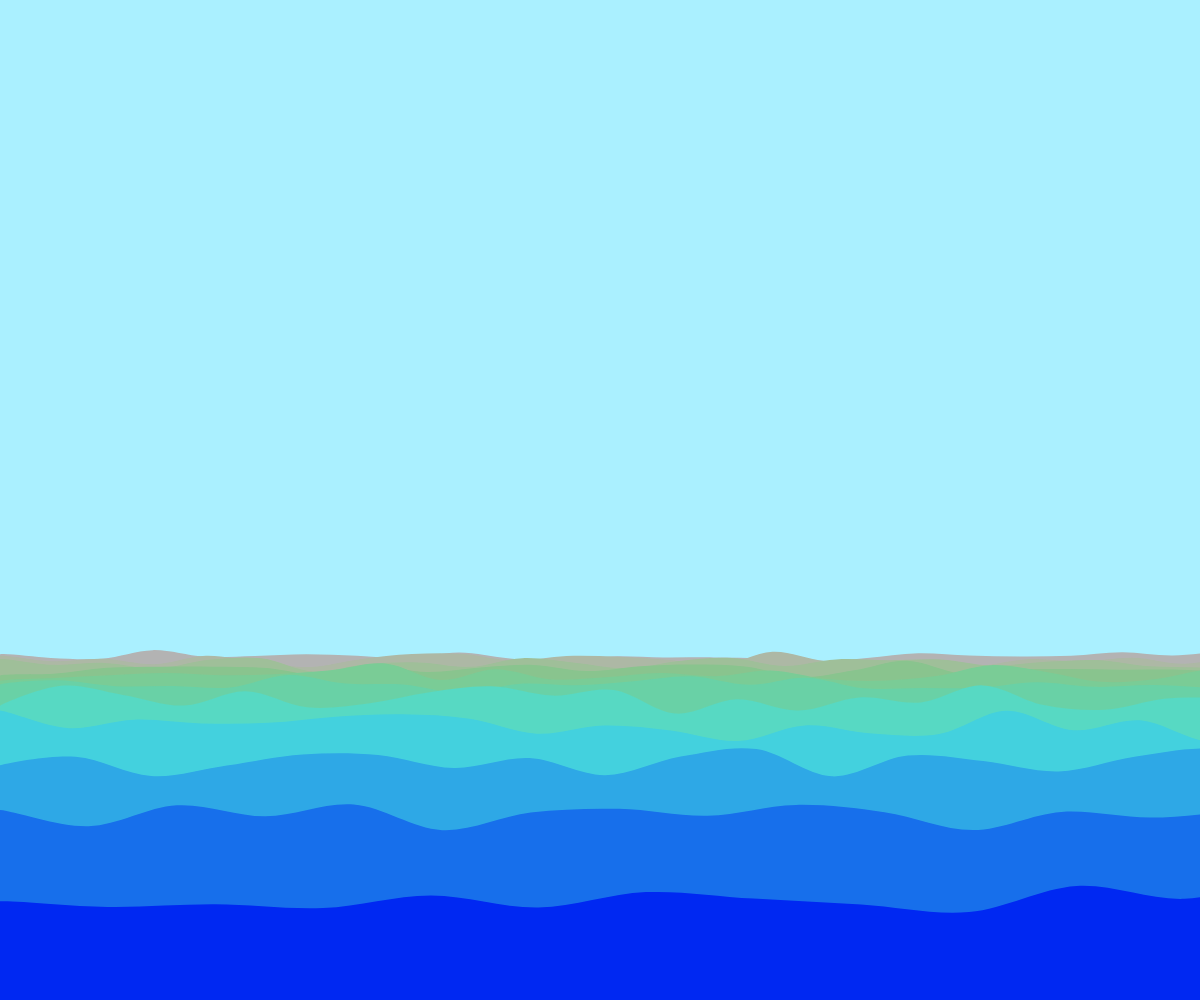
Frame 1 (no input)
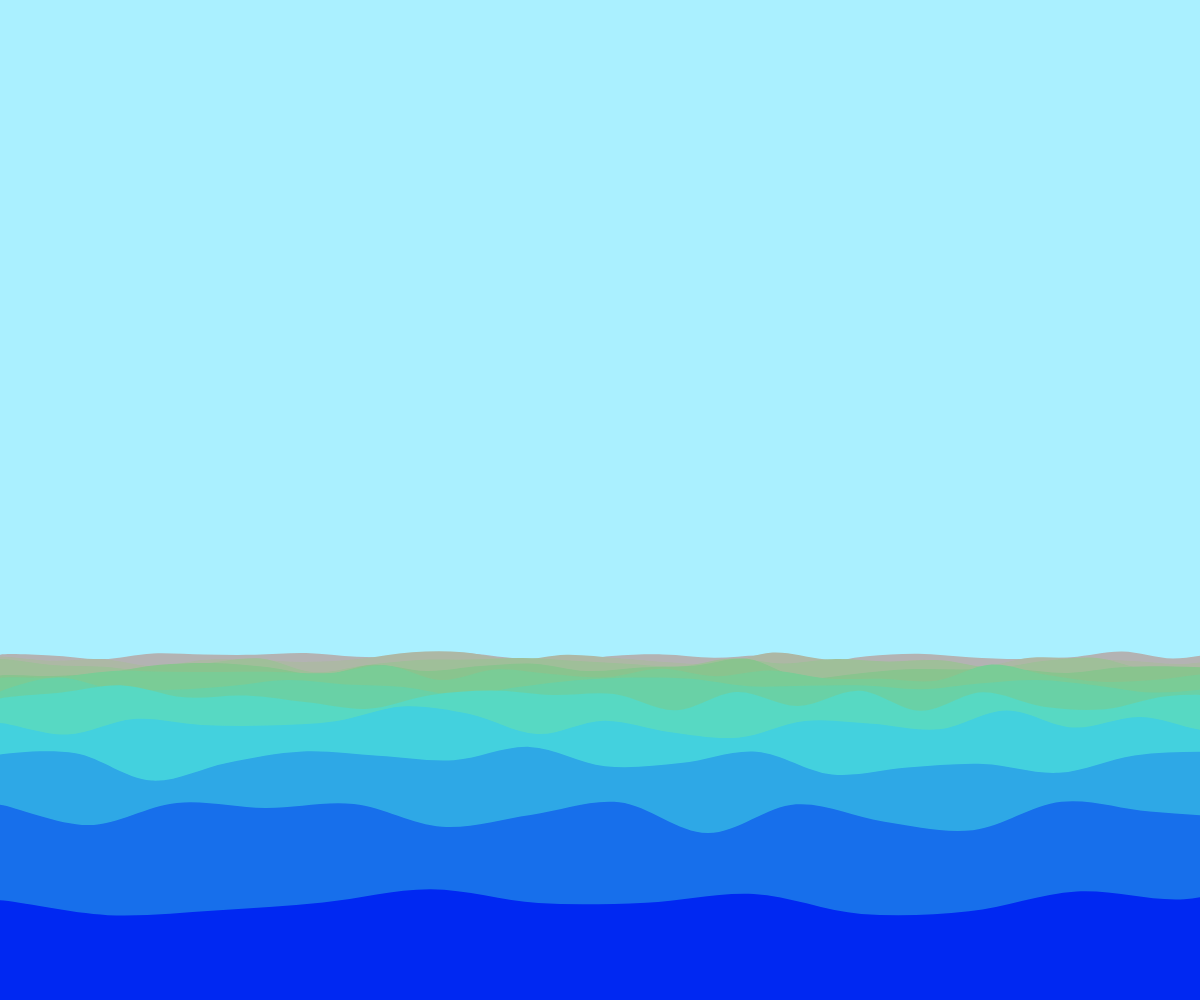
Frame 60 (no input)
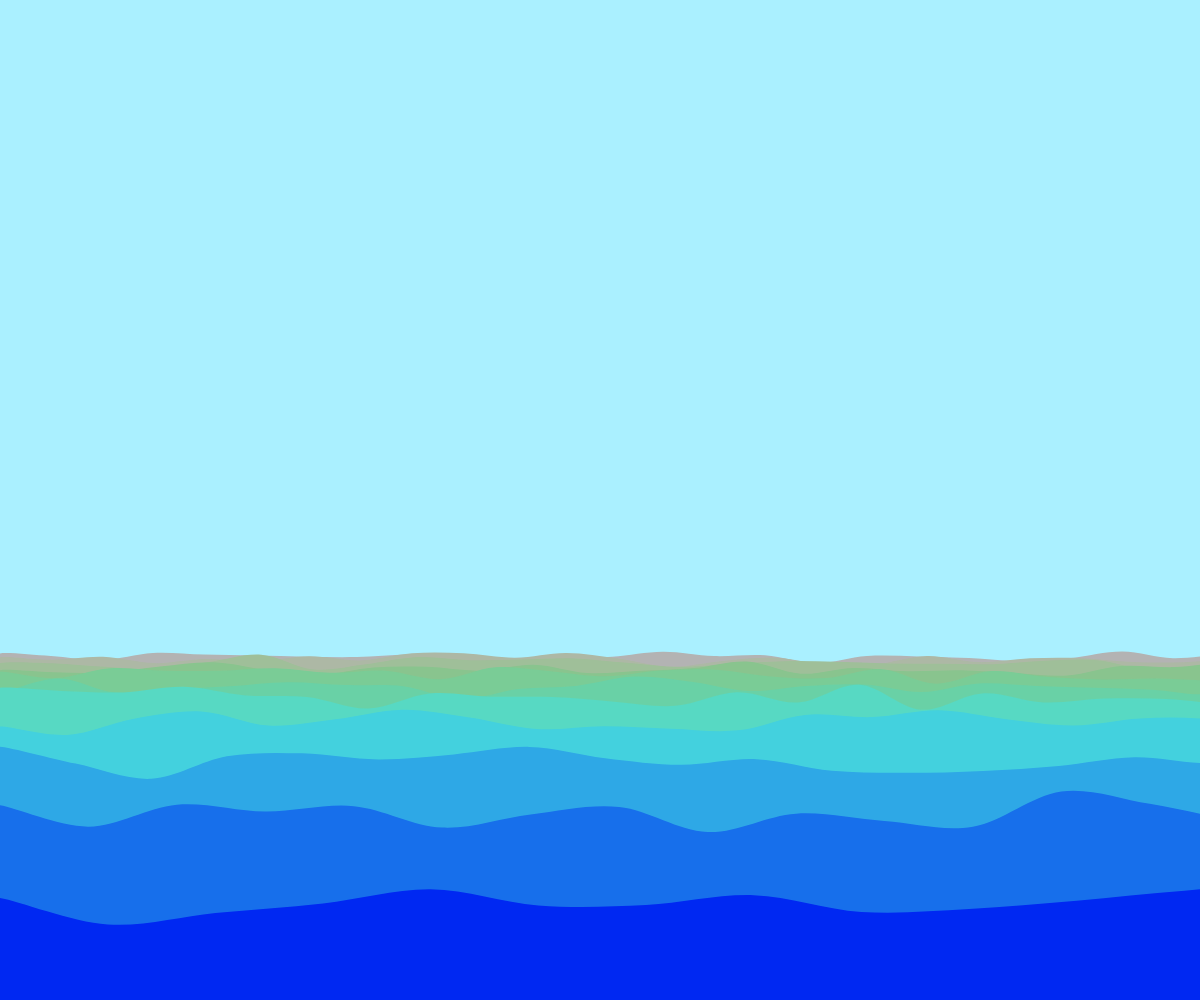
Frame 120 (the mouse pressed at the canvas centre since frame 60)

The p5.js sketch that drew these frames (run headless with seeded random() and noise() and a simulated clock; from frame 60 on, the mouse is pressed at the canvas centre):

// p5.js sketch
// ── sketch.js
var width;
var height;
var curves;
var waveLayers = 13;
var t=[];
var initialY;
var skyColor;


function setup() {
    width = windowWidth;
    height = windowHeight;
    initialY = int(height*(2/3));
    createCanvas(width, height);
    curves = int(width/50);
    skyColor = color(170, 240, 255);
    create2DNoiseList();
    background(skyColor);
    console.log(curves +',' + t[0].length);
    
}

function createNoiseList(){
    var pointList = [];
    for (i = 0; i < 40 +1; i++) {
        append(pointList, random(0, 500));
    }
    return pointList;
}

function create2DNoiseList() {
    for (var i = 0; i<waveLayers; i++){
        append(t, createNoiseList());
    }
}

function fillColor(z){
    //color progression of the waves
    //z=0 is the furthest in space
    var hue = 15*z + 80;
    var saturation = 10 * (z);
    var brightness = 70 + (z*2.5);
    var hsbString='hsb('+str(hue)+','+str(saturation)+'%,'+str(brightness)+'%)';
    return color(hsbString);
}

function drawOcean(){
    var yOffset = 2;
    var yPower = 20;
    var xDist = width/curves;
    var xDistOffset = 1;
    var x, y;
    for (var z = 0; z < waveLayers; z++){
        
        beginShape();
        fill(fillColor(z));
        curveVertex(0, height);
        curveVertex(0, height);
        for (var i = 0; i < curves + 1; i++) {
            strokeWeight(0);
            x = (xDist+xDistOffset) * i;
            //initalY is portion of the screen the waves will cover,
            //yOffset is the change between each individual wave
            y = initialY + yOffset +(yPower * noise(t[z][i]));
            if (i==0){curveVertex(x, y + 10);}
            curveVertex(x, y);
            // strokeWeight(5);
            // point(x, y);
            t[z][i] += .005;
            
        }
        // strokeWeight(1);
        curveVertex(x, y);
        curveVertex(x, height);
        curveVertex(x, height);
        endShape();
        yOffset*=1.1 + 0.5 ;
        yPower*= 1.15;
        xDistOffset*=1.5;
    }
}

function draw() {
    if (width != windowWidth || height != windowHeight){
        width = windowWidth;
        height = windowHeight;
        createCanvas(width, height);
        curves = int(width/50);
    }
    
        
    background(skyColor);
    drawOcean();
    
}
// ── sketch (hsb:rgb).js
var width;
var height;
var curves;
var waveLayers = 13;
var t=[];
var initialY;
var skyColor;


function setup() {
    width = windowWidth;
    height = windowHeight;
    initialY = int(height*(2/3));
    var cnv = createCanvas(width, height);
    cnv.parent('myContainer');
    
    curves = int(width/50);
    skyColor = color(170, 240, 255);
    create2DNoiseList();
    background(skyColor);
    console.log(curves +',' + t[0].length);
    
}



function createNoiseList(){
    var pointList = [];
    for (i = 0; i < 40 +1; i++) {
        append(pointList, random(0, 500));
    }
    return pointList;
}

function create2DNoiseList() {
    for (var i = 0; i<waveLayers; i++){
        append(t, createNoiseList());
    }
}
var color2 = {
    'r': 10,
    'g': 45,
    'b': 250
}

var color1 = {
    'r': 224,
    'g': 140,
    'b': 163
}

var twean = {
    'r': 0,
    'g': 0,
    'b': 0
}



function fillColor(z){
    //color progression of the waves
    //z=0 is the furthest in space
    var hue = 20*z + 80;
    var saturation = 8 * (z);
    var brightness = 70 + (z*2.5);
    var hsbString='hsb('+str(hue)+','+str(saturation)+'%,'+str(brightness)+'%)';

    twean.r = (color1.r + (color2.r - color1.r)* (z/waveLayers) + (noise(t[z][1]) *40)  );
    twean.g = (color1.g + (color2.g - color1.g)* (z/waveLayers)  + (noise(t[z][1])*40) );
    twean.b = (color1.b + (color2.b - color1.b)* (z/waveLayers)  + (noise(t[z][1])*40) );

    var rgbString='rgb('+int(twean.r)+','+int(twean.g)+','+int(twean.b) +')';

    return color(rgbString);
}

function drawOcean(){
    var yOffset = 2;
    var yPower = 20;
    var xDist = width/curves;
    var xDistOffset = 1;
    var x, y;
    for (var z = 0; z < waveLayers; z++){
        
        beginShape();
        fill(fillColor(z));
        curveVertex(0, height);
        curveVertex(0, height);
        for (var i = 0; i < curves + 1; i++) {
            strokeWeight(0);
            x = (xDist+xDistOffset) * i;
            //initalY is portion of the screen the waves will cover,
            //yOffset is the change between each individual wave
            y = initialY + yOffset +(yPower * noise(t[z][i]));
            if (i==0){curveVertex(x, y + 10);}
            curveVertex(x, y);
            // strokeWeight(5);
            // point(x, y);
            t[z][i] += .005;
            
        }
        // strokeWeight(1);
        curveVertex(x, y);
        curveVertex(x, height);
        curveVertex(x, height);
        endShape();
        yOffset*=1.1 + 0.5 ;
        yPower*= 1.15;
        xDistOffset*=1.5;
    }
}

function draw() {
    if (width != windowWidth || height != windowHeight){
        width = windowWidth;
        height = windowHeight;
        createCanvas(width, height);
        curves = int(width/50);
    }
    
        
    background(skyColor);
    drawOcean();
    
}
// ── sketch-optimized.js
var width;
var height;
var curves;
var waveLayers = 11;
var t=[];
var oldTime = 0;
var initialY;

function RGB(r, g, b) {
    this.r = r;
    this.g = g;
    this.b = b;
}

var colorBlue = new RGB(10, 45, 250);
var colorBabyBlue = new RGB(71, 130, 224);
var colorDarkBlue = new RGB(28, 63, 119);
var colorSkyBlue = new RGB(170, 240, 255);
var colorLightBlue = new RGB(178, 210, 255);
var colorGreen = new RGB(50, 120, 100);
var colorNavy = new RGB(20, 60, 100);
var colorDarkGreen = new RGB(50, 100, 50);
var colorPurple = new RGB(177, 135, 188);
var colorOrange = new RGB(249, 204, 164);
var colorRed = new RGB(201, 92, 116);
var colorTeal = new RGB(76, 226, 239);
var colorLightYellow = new RGB(255, 240, 201);
var colorBlack = new RGB(3, 17, 40);
var colorTrueRed = new RGB(255, 0, 0);

var redList = [colorTrueRed, colorTrueRed, colorTrueRed, colorTrueRed]
var dayColorList = [colorBabyBlue, colorTeal, colorLightBlue, colorBlue];
var sunsetColorList = [colorRed, colorPurple, colorOrange, colorLightBlue];
var nightColorList = [colorDarkGreen, colorGreen, colorLightBlue, colorBlue];
var deepNightColorList = [colorNavy, colorDarkBlue, colorPurple, colorBlue];

var twoDColorLists = [deepNightColorList, dayColorList, sunsetColorList, nightColorList];
var colorList = [colorGreen, colorTeal, colorLightBlue, colorBlue];

var backgroundList = [colorLightBlue, colorSkyBlue];
var twoDBackgroundList = [[colorBlack, colorDarkBlue], [colorLightBlue, colorSkyBlue], [colorBabyBlue, colorLightYellow], [colorGreen, colorPurple]];



function createNoiseList(p){
    var pointList = [];
    for (var i = 0; i < 40 +1; i++) {
        p.append(pointList, p.random(0, 500));
    }
    return pointList;
}

function create2DNoiseList(p) {
    for (var i = 0; i<waveLayers; i++){
        p.append(t, createNoiseList(p));
    }
}

function getTwean(c1, c2, progress, z, p) {
    //progress is 0 to 1
    var twean = {
    'r': 0,
    'g': 0,
    'b': 0
}

    var noiseOffset = p.noise(t[z][1])*80 - 20;
    twean.r = c1.r + (c2.r - c1.r)* progress + noiseOffset;
    twean.g = c1.g + (c2.g - c1.g)* progress + noiseOffset;
    twean.b = c1.b + (c2.b - c1.b)* progress + noiseOffset;
    return twean;
}

function getListTwean(c1, c2, progress) {
    //progress is 0 to 1
    var twean = {
    'r': 0,
    'g': 0,
    'b': 0
}
    
    twean.r = c1.r + (c2.r - c1.r)* progress;
    twean.g = c1.g + (c2.g - c1.g)* progress;
    twean.b = c1.b + (c2.b - c1.b)* progress;
    return twean;
}

function updateList(progress, oceanTimeIndex, backgroundTimeIndex, p) {
    if (backgroundTimeIndex == twoDBackgroundList.length - 1){
        backgroundList[0] = getListTwean(twoDBackgroundList[backgroundTimeIndex][0], twoDBackgroundList[0][0], progress);
        backgroundList[1] = getListTwean(twoDBackgroundList[backgroundTimeIndex][1], twoDBackgroundList[0][1], progress);
    }
    else{
        backgroundList[0] = getListTwean(twoDBackgroundList[backgroundTimeIndex][0], twoDBackgroundList[backgroundTimeIndex+1][0], progress);
        backgroundList[1] = getListTwean(twoDBackgroundList[backgroundTimeIndex][1], twoDBackgroundList[backgroundTimeIndex+1][1], progress);
    }
    for (var i = 0; i < colorList.length; i++) {
        
        if (oceanTimeIndex == twoDColorLists.length - 1){
        //to fade from last index/list to first index/list
            colorList[i] = getListTwean(twoDColorLists[oceanTimeIndex][i], twoDColorLists[0][i], progress);
        }
        else {
            colorList[i] = getListTwean(twoDColorLists[oceanTimeIndex][i], twoDColorLists[oceanTimeIndex + 1][i], progress);
        }
    }
    
}

function getTimeProgress(p){
    // returns progress (0.0 - 1.0), the percentage between the lists in twoDColorLists
    var colorChangeSpeed = 500;
    return ((p.millis() / colorChangeSpeed) % 100) * .01;
    
}

function getTimeIndex(list, p){ 
    var colorChangeSpeed = 500;
    return p.int(((p.millis() / colorChangeSpeed) % (100 * list.length)) * .01);

}


function fillColor(z, p){
    //color progression of the waves
    //z=0 is the furthest in space
    var hue = 20*z + 80;
    var saturation = 8 * (z);
    var brightness = 70 + (z*2.5);
    var hsbString='hsb('+p.str(hue)+','+p.str(saturation)+'%,'+p.str(brightness)+'%)';

    var index = p.int(z*((colorList.length -1)/waveLayers)); //index in colorList to get twean of
    var progressIndex = z % (waveLayers/(colorList.length - 1));
    var progress = progressIndex / (waveLayers/(colorList.length-1));

    var newTwean = getTwean(colorList[index], colorList[index+1], progress, z, p);
    var rgbString='rgb('+p.int(newTwean.r)+','+p.int(newTwean.g)+','+p.int(newTwean.b) +')';
    return p.color(rgbString);
}

function drawOcean(p){
    var yOffset = 2;
    var yPower = 20;
    var xDist = width/curves;
    var xDistOffset = 1;
    var x, y;
    for (var z = 0; z < waveLayers; z++){
        
        p.beginShape();
        p.fill(fillColor(z, p));
        p.curveVertex(0, height);
        p.curveVertex(0, height);
        for (var i = 0; i < curves + 1; i++) {
            p.strokeWeight(0);
            x = (xDist+xDistOffset) * i;
            //initalY is portion of the screen the waves will cover,
            //yOffset is the change between each individual wave
            y = initialY + yOffset +(yPower * p.noise(t[z][i]));
            if (i==0){p.curveVertex(x, y + 10);}
            p.curveVertex(x, y);
            // strokeWeight(5);
            p.point(x, y);
            t[z][i] += (p.millis() - oldTime) / 4000
        }
        
        // strokeWeight(1);
        p.curveVertex(x, y);
        p.curveVertex(x, height);
        p.curveVertex(x, height);
        p.endShape();
        yOffset*=1.09 + 0.5 ;
        yPower*= 1.15;
        xDistOffset*=1.6;
    }
    oldTime = p.millis();
}

function drawBackgroundGradient(x, y, w, h, color1, color2, p){
    //refrences code from https://p5js.org/examples/color-linear-gradient.html
    var c1 = p.color(color1.r, color1.g, color1.b);
    var c2 = p.color(color2.r, color2.g, color2.b);
    p.strokeWeight(1);
    for (var i = y; i <= y+h; i++) {
      var inter = p.map(i, y, y+h, 0, 1);
      var c = p.lerpColor(c1, c2, inter);
      p.stroke(c);
      p.line(x, i, x+w, i);
    }
}

function p1Draw(p) {
    if (width != p.windowWidth || height != p.windowHeight){
        width = p.windowWidth;
        height = p.windowHeight;
        var cnv = p.createCanvas(width, height);
        // cnv.parent('home-sketch');
        curves = p.int(width/50);
    }
    
    var oceanTimeIndex = getTimeIndex(twoDColorLists, p);
    var backgroundTimeIndex = getTimeIndex(twoDBackgroundList, p);
    var timeProgress = getTimeProgress(p);
    updateList(timeProgress, oceanTimeIndex, backgroundTimeIndex, p);
    if (p.millis() > oldTime +40){
        // p.print(p.millis()/100);
        drawBackgroundGradient(0, 0, width, initialY+ 80, backgroundList[0], backgroundList[1], p);
        drawOcean(p);
    } 
    
}

function p1Setup(p) {
    width = p.windowWidth;
    height = p.windowHeight;
    initialY = p.int(height*(2/3)) - 20;
    var cnv = p.createCanvas(width, height);
    // cnv.parent('home-sketch');
    
    curves = p.int(width/50);
    create2DNoiseList(p);

}



var s = function( p ) { // p could be any variable name
  p.setup = function() {
    p1Setup(p);
  };

  p.draw = function() {
    p1Draw(p);
  };
};
var myp5 = new p5(s, 'home-sketch');
